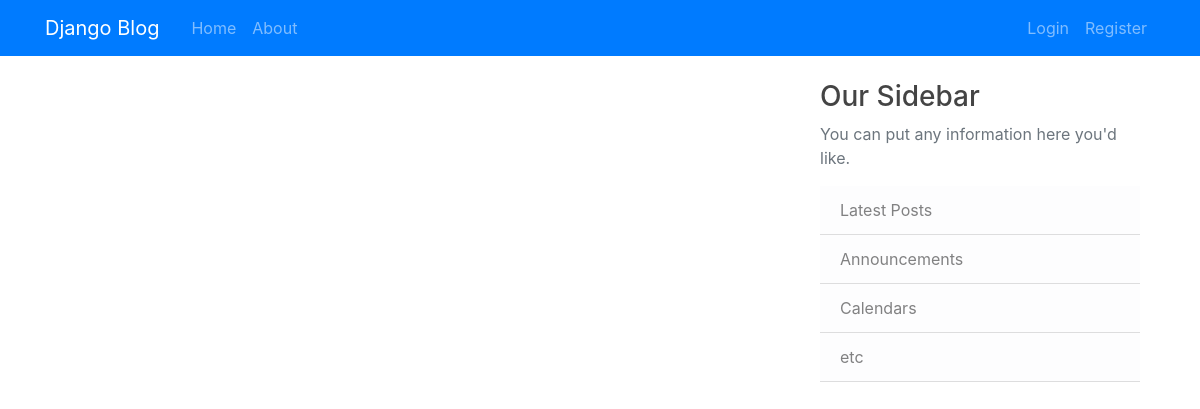
/, run on an earlier commit of the app's database.
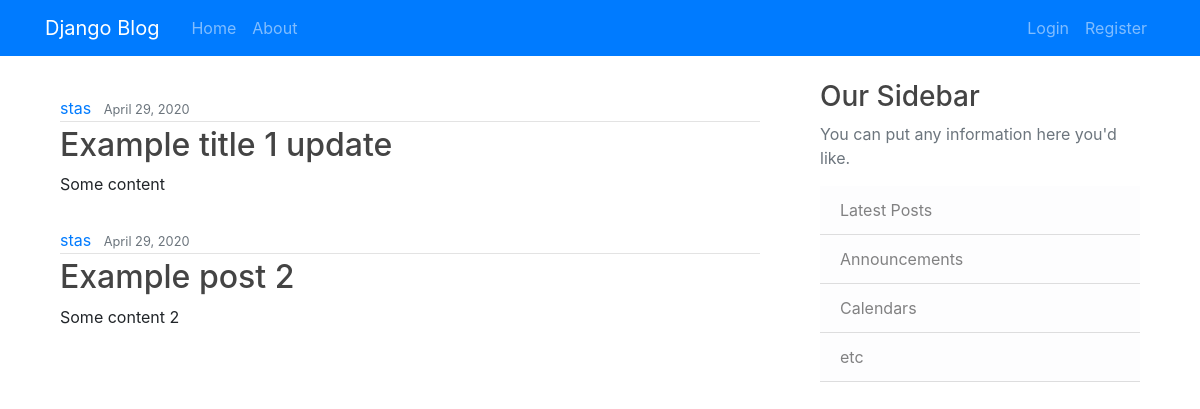
And on a later commit of the database.
### main/models.py (models this page shows, shortened)
class Post(models.Model):
    title = models.CharField(max_length=100)
    content = models.TextField()
    date_posted = models.DateTimeField(default = timezone.now)
    author = models.ForeignKey(User, on_delete=models.CASCADE)

### main/views.py (the view)
# urls.py: 2. Add a URL to urlpatterns:  path('', views.home, name='home')
def home(request):
    context = {
        'posts': Post.objects.all()
    }
    return render(request, 'home.html', context)

### templates/home.html
{% extends 'base.html' %}
{% block content %}
  {% for post in posts %}
  <article class="media container mt-3">
    <div class="media-body">
      <div class="article-metadata">
        <a class="mr-2" href="#">{{ post.author }}</a>
        <small class="text-muted">{{ post.date_posted|date:"F d, Y" }}</small>
      </div>
      <h2><a class="article-title" href="#">{{ post.title }}</a></h2>
      <p class="article-content">{{ post.content }}</p>
    </div>
  </article>
  {% endfor %}
{% endblock content %}

### templates/base.html (shortened to what this page needs)
<!DOCTYPE html>
{% load static %}
<html lang="pl" dir="ltr">
  <head>
    <link rel="stylesheet" href="{% static 'css/style.css' %}">
    <link rel="stylesheet" href="https://stackpath.bootstrapcdn.com/bootstrap/4.4.1/css/bootstrap.min.css">
  </head>
  <body>
    <header class="site-header">
      <nav class="navbar bg-primary navbar-dark navbar-expand-md fixed-top">
        <div class="container">
          <a href="{% url 'home' %}" class="navbar-brand mr-4">Django Blog</a>
          <div class="collapse navbar-collapse" id="navbarToggle">
            <div class="navbar-nav mr-auto">
              <a class="nav-item nav-link" href="{% url 'home' %}">Home</a>
              <a class="nav-item nav-link" href="{% url 'about' %}">About</a>
            </div>
            <div class="navbar-nav">
              {% if user.is_authenticated %}
                <a class="nav-item nav-link" href="{% url 'profile' %}">Profile</a>
                <a class="nav-item nav-link" href="{% url 'logout' %}">Logout</a>
              {% else %}
                <a class="nav-item nav-link" href="{% url 'login' %}">Login</a>
                <a class="nav-item nav-link" href="{% url 'register' %}">Register</a>
              {% endif %}
            </div>
          </div>
        </div>
      </nav>
    </header>
    <main role="main" class="container">
      <div class="row">
        <div class="col-md-8">
          {% block content %}{% endblock %}
        </div>
        <div class="col-md-4">
          <div class="container">
            <h3>Our Sidebar</h3>
            <p class='text-muted'>You can put any information here you'd like.
              <ul class="list-group list-group-flush">
                <li class="list-group-item list-group-item-light">Latest Posts</li>
                <li class="list-group-item list-group-item-light">Announcements</li>
                <li class="list-group-item list-group-item-light">Calendars</li>
                <li class="list-group-item list-group-item-light">etc</li>
              </ul>
            </p>
          </div>
        </div>
      </div>
    </main>
  </body>
</html>

### static/css/style.css (style rules this page uses)
body { background: #fafafa; color: #333333; margin-top: 5rem; }
main { position: relative; top: 5em; }
h1, h2, h3, h4, h5, h6 { color: #444444; }
ul { margin: 0; }
.site-header .navbar-nav .nav-link { color: #cbd5db; }
.article-title { color: #444444; }
.article-content { white-space: pre-line; }
.article-metadata { padding-bottom: 1px; margin-bottom: 4px; border-bottom: 1px solid #e3e3e3 }

What changed in the data, as far as the page shows it:
added Post: author "stas", date_posted "April 29, 2020", title "Example title 1 update", content "Some content"
added Post: author "stas", date_posted "April 29, 2020", title "Example post 2", content "Some content 2"
